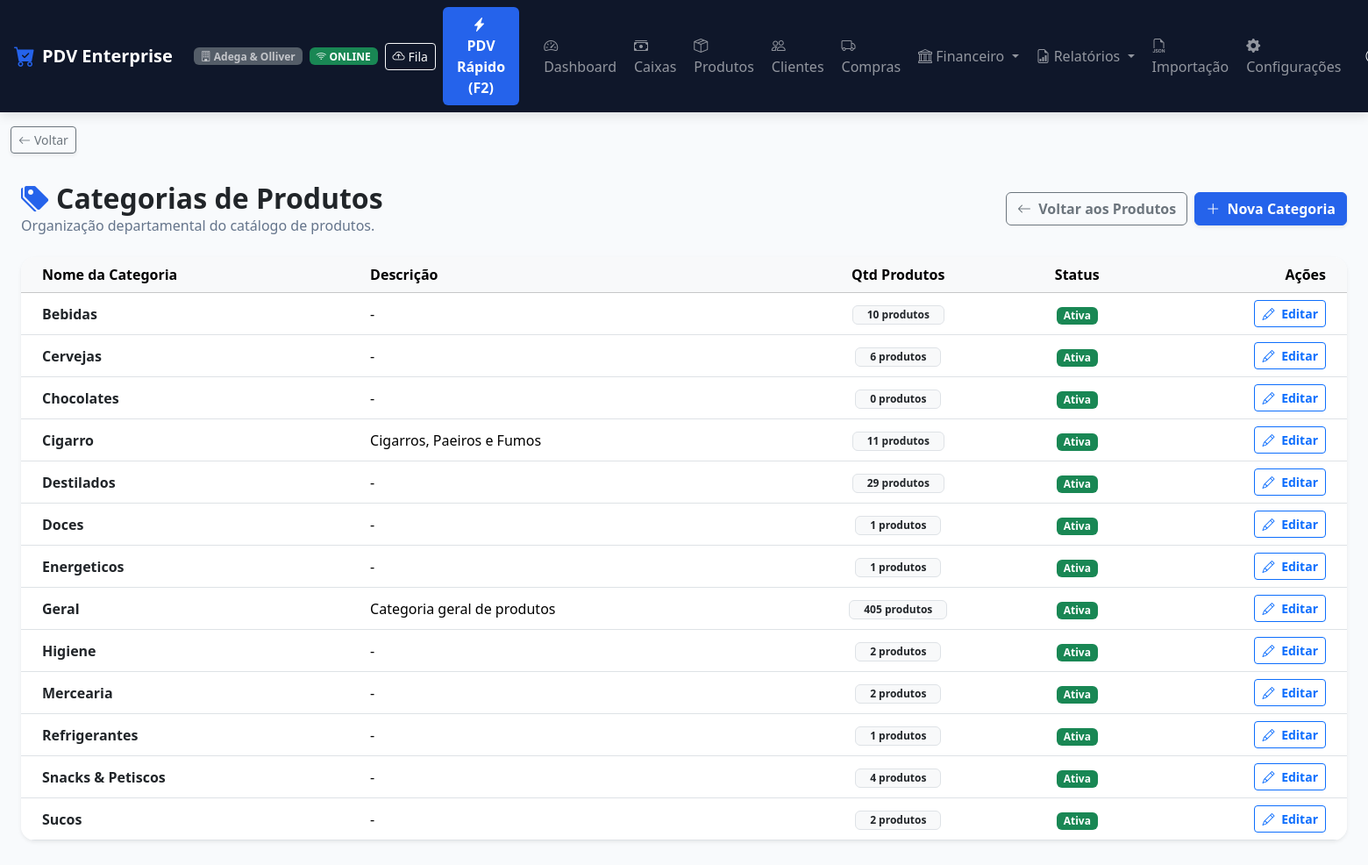
The page /produtos/categorias/ (signed in) on the database its author committed.
### apps/usuarios/models.py (models this page shows, shortened)
class Usuario(AbstractUser):
    CARGO_CHOICES = [
        ('ADMIN', 'Administrador'),
        ('GERENTE', 'Gerente'),
        ('OPERADOR', 'Operador de Caixa'),
        ('ESTOQUISTA', 'Estoquista'),
        ('FINANCEIRO', 'Financeiro'),
    ]
    empresa = models.ForeignKey(
        'empresas.Empresa',
        on_delete=models.CASCADE,
        related_name='usuarios',
        verbose_name='Empresa',
        null=True,
        blank=True
    )
    cargo = models.CharField('Cargo', max_length=20, choices=CARGO_CHOICES, default='OPERADOR')
    pin_caixa = models.CharField('PIN de Caixa (4 a 6 dígitos)', max_length=10, blank=True)
    telefone = models.CharField('Telefone', max_length=20, blank=True)
    limite_desconto_pct = models.DecimalField(
        'Limite de Desconto (%)', max_digits=5, decimal_places=2, default=0.00,
        help_text='Percentual máximo de desconto que este usuário pode aplicar (0 = sem limite definido).'
    )
    class Meta:
        verbose_name = 'Usuário'
        verbose_name_plural = 'Usuários'
    @property
    def is_admin(self):
        return self.cargo == 'ADMIN' or self.is_superuser
    @property
    def is_administrador(self):
        return self.is_admin
    @property
    def pode_visualizar_auditoria(self):
        return self.cargo in ('ADMIN', 'GERENTE') or self.is_superuser

### apps/empresas/models.py (models this page shows, shortened)
class Empresa(models.Model):
    razao_social = models.CharField('Razão Social', max_length=200, blank=True, default='')
    nome_fantasia = models.CharField('Nome Fantasia', max_length=200, blank=True, default='')
    cnpj = models.CharField('CNPJ', max_length=20, unique=True)
    inscricao_estadual = models.CharField('Inscrição Estadual', max_length=50, blank=True)
    telefone = models.CharField('Telefone', max_length=20, blank=True)
    whatsapp = models.CharField('WhatsApp', max_length=20, blank=True)
    email = models.EmailField('E-mail', blank=True)
    endereco = models.CharField('Endereço Completo', max_length=255, blank=True)
    cidade = models.CharField('Cidade', max_length=100, blank=True)
    estado = models.CharField('Estado (UF)', max_length=2, blank=True)
    logo = models.ImageField('Logo da Empresa', upload_to='logos/', null=True, blank=True)
    cor_fundo_cabecalho = models.CharField('Cor Fundo Cabeçalho', max_length=20, default='#dc2626')
    cor_texto_cabecalho = models.CharField('Cor Texto Cabeçalho', max_length=20, default='#ffffff')
    cor_destaque = models.CharField('Cor de Destaque', max_length=20, default='#16a34a')
    cor_fundo_geral = models.CharField('Cor Fundo Geral', max_length=20, default='#f8fafc')
    cor_fundo_paineis = models.CharField('Cor Fundo Painéis', max_length=20, default='#ffffff')
    ativo = models.BooleanField('Ativo', default=True)
    created_at = models.DateTimeField('Criado em', auto_now_add=True)
    updated_at = models.DateTimeField('Atualizado em', auto_now=True)
    class Meta:
        verbose_name = 'Empresa'
        verbose_name_plural = 'Empresas'

### apps/produtos/models.py (models this page shows, shortened)
class Categoria(TenantModelMixin):
    nome = models.CharField('Nome da Categoria', max_length=100)
    descricao = models.TextField('Descrição', blank=True)
    ativo = models.BooleanField('Ativo', default=True)
    class Meta:
        verbose_name = 'Categoria'
        verbose_name_plural = 'Categorias'
        unique_together = ['empresa', 'nome']

### apps/produtos/views.py (the view)
# urls.py: path('categorias/', categorias_list, name='categorias_list'),
@login_required
def categorias_list(request):
    empresa = request.tenant or request.user.empresa
    categorias = Categoria.objects.filter(empresa=empresa).order_by('nome')
    return render(request, 'produtos/categorias_list.html', {'categorias': categorias})

### apps/core/models.py (called while the page is built)
def get_current_tenant():
    return getattr(_thread_locals, 'tenant', None)

def set_current_tenant(tenant):
    _thread_locals.tenant = tenant

def clear_current_tenant():
    if hasattr(_thread_locals, 'tenant'):
        del _thread_locals.tenant

    def get_queryset(self):
        qs = TenantQuerySet(self.model, using=self._db)
        tenant = get_current_tenant()
        if tenant:
            return qs.filter(empresa=tenant)
        return qs

### apps/empresas/context_processors.py (called while the page is built, shortened)
def configuracao_visual_context(request):
    empresa = getattr(request, 'tenant', None)
    if not empresa and hasattr(request, 'user') and request.user.is_authenticated:
        empresa = getattr(request.user, 'empresa', None)
    if empresa:
        config = getattr(empresa, 'configuracao_visual', None)
        if not config:
            config = empresa.get_configuracao_visual()
        return {
            'config_visual': config,
            'css_variables': config.to_css_variables()
        }

### templates/produtos/categorias_list.html (shortened to what this page needs)
{% extends 'base.html' %}
{% block content %}
<div class="container-fluid py-3">
    <div class="d-flex justify-content-between align-items-center mb-4 flex-wrap gap-2">
        <div>
            <h2 class="fw-bold text-dark mb-0"><i class="bi bi-tags-fill text-primary me-2"></i>Categorias de Produtos</h2>
            <p class="text-muted mb-0">Organização departamental do catálogo de produtos.</p>
        </div>
        <div class="d-flex gap-2">
            <a href="{% url 'produtos_list' %}" class="btn btn-outline-secondary fw-bold">
                <i class="bi bi-arrow-left me-1"></i> Voltar aos Produtos
            </a>
            <a href="{% url 'categoria_nova' %}" class="btn btn-primary fw-bold shadow-sm">
                <i class="bi bi-plus-lg me-1"></i> Nova Categoria
            </a>
        </div>
    </div>
    <div class="card card-custom p-0 border-0 shadow-sm rounded-4 overflow-hidden mb-4">
        <div class="table-responsive">
            <table class="table table-hover align-middle mb-0">
                <thead class="table-light">
                    <tr>
                        <th class="ps-4">Nome da Categoria</th>
                        <th>Descrição</th>
                        <th class="text-center">Qtd Produtos</th>
                        <th class="text-center">Status</th>
                        <th class="text-end pe-4">Ações</th>
                    </tr>
                </thead>
                <tbody>
                    {% for cat in categorias %}
                    <tr>
                        <td class="ps-4">
                            <strong class="text-dark fs-6">{{ cat.nome }}</strong>
                        </td>
                        <td>{{ cat.descricao|default:"-" }}</td>
                        <td class="text-center"><span class="badge bg-light text-dark border px-3 py-1">{{ cat.produtos.count }} produtos</span></td>
                        <td class="text-center">
                            {% if cat.ativo %}
                                <span class="badge bg-success">Ativa</span>
                            {% else %}
                                <span class="badge bg-secondary">Inativa</span>
                            {% endif %}
                        </td>
                        <td class="text-end pe-4">
                            <a href="{% url 'categoria_editar' cat.id %}" class="btn btn-sm btn-outline-primary fw-bold" title="Editar Categoria">
                                <i class="bi bi-pencil me-1"></i> Editar
                            </a>
                        </td>
                    </tr>
                    {% empty %}
                    <tr>
                        <td colspan="5" class="text-center text-muted py-5">Nenhuma categoria cadastrada.</td>
                    </tr>
                    {% endfor %}
                </tbody>
            </table>
        </div>
    </div>
</div>
{% endblock %}

### templates/components/navbar.html (shortened to what this page needs)
{% if request.resolver_match.url_name == 'pdv_front' %}
<nav class="navbar navbar-expand navbar-dark navbar-custom sticky-top px-3">
    <div class="container-fluid p-0 d-flex justify-content-between align-items-center">
        <div class="d-flex align-items-center gap-2">
            <a class="navbar-brand fw-bold text-white d-flex align-items-center gap-2 mb-0" href="{% url 'dashboard' %}">
                <i class="bi bi-cart-check-fill text-primary fs-4"></i>
                <span>PDV Enterprise</span>
            </a>
            <span class="badge bg-secondary opacity-75 d-none d-md-inline-block">
                <i class="bi bi-building"></i> {{ request.user.empresa.nome_fantasia|default:"Multiempresa" }}
            </span>
            <span id="network-status-badge" class="badge bg-success ms-1">
                <i class="bi bi-wifi"></i> ONLINE
            </span>
            <button class="btn btn-sm btn-outline-light ms-1 d-flex align-items-center gap-1" type="button" onclick="abrirModalFilaOffline()" title="Ver Fila de Vendas Offline">
                <i class="bi bi-cloud-arrow-up"></i> <span class="d-none d-sm-inline">Fila</span>
                <span id="sync-status-badge" class="badge bg-warning text-dark" style="display:none;">0</span>
            </button>
        </div>
        <div class="d-flex align-items-center gap-2">
            <a href="{% url 'dashboard' %}" class="btn btn-outline-light btn-sm fw-bold d-flex align-items-center gap-1" title="Ir para o Dashboard / Tela Inicial">
                <i class="bi bi-house-door-fill text-warning"></i> <span>Início</span>
            </a>
            <a href="{% url 'caixas_list' %}" class="btn btn-warning btn-sm fw-bold d-flex align-items-center gap-1 text-dark" title="Ir para o Módulo de Caixa">
                <i class="bi bi-cash-stack"></i> <span>Caixa</span>
            </a>
            <div class="dropdown ms-2">
                <a class="nav-link dropdown-toggle fw-semibold text-light py-1 px-2 border border-secondary rounded" href="#" data-bs-toggle="dropdown">
                    <i class="bi bi-person-circle me-1"></i> {{ user.get_full_name|default:user.username }}
                </a>
                <ul class="dropdown-menu dropdown-menu-end shadow">
                    <li><span class="dropdown-item-text text-muted small">Cargo: {{ user.get_cargo_display }}</span></li>
                    <li><hr class="dropdown-divider"></li>
                    <li><a class="dropdown-item text-danger" href="{% url 'logout' %}"><i class="bi bi-box-arrow-right me-2"></i>Sair</a></li>
                </ul>
            </div>
        </div>
    </div>
</nav>
{% else %}
<nav class="navbar navbar-expand-lg navbar-dark navbar-custom sticky-top px-3">
    <a class="navbar-brand fw-bold text-white d-flex align-items-center gap-2" href="{% url 'dashboard' %}">
        <i class="bi bi-cart-check-fill text-primary fs-4"></i>
        <span>PDV Enterprise</span>
    </a>
    <span class="badge bg-secondary ms-2 opacity-75 d-none d-md-inline-block">
        <i class="bi bi-building"></i> {{ request.user.empresa.nome_fantasia|default:"Multiempresa" }}
    </span>
    <span id="network-status-badge" class="badge bg-success ms-2">
        <i class="bi bi-wifi"></i> ONLINE
    </span>
    <button class="btn btn-sm btn-outline-light ms-2 d-flex align-items-center gap-1" type="button" onclick="abrirModalFilaOffline()" title="Ver Fila de Vendas Offline">
        <i class="bi bi-cloud-arrow-up"></i> <span class="d-none d-sm-inline">Fila</span>
    </button>
    <div class="collapse navbar-collapse" id="navbarNav">
        <ul class="navbar-nav ms-auto align-items-center gap-1">
            <li class="nav-item">
                <a class="nav-link btn btn-primary text-white fw-bold px-3 ms-2 me-3" href="{% url 'pdv_front' %}">
                    <i class="bi bi-lightning-charge-fill me-1"></i> PDV Rápido (F2)
                </a>
            </li>
            <li class="nav-item">
                <a class="nav-link" href="{% url 'dashboard' %}"><i class="bi bi-speedometer2"></i> Dashboard</a>
            </li>
            <li class="nav-item">
                <a class="nav-link" href="{% url 'caixas_list' %}"><i class="bi bi-cash-stack"></i> Caixas</a>
            </li>
            <li class="nav-item">
                <a class="nav-link" href="{% url 'produtos_list' %}"><i class="bi bi-box-seam"></i> Produtos</a>
            </li>
            <li class="nav-item">
                <a class="nav-link" href="{% url 'clientes_list' %}"><i class="bi bi-people"></i> Clientes</a>
            </li>
            <li class="nav-item">
                <a class="nav-link" href="{% url 'compras_list' %}"><i class="bi bi-truck"></i> Compras</a>
            </li>
            <li class="nav-item dropdown">
                <a class="nav-link dropdown-toggle" href="#" id="finDropdown" role="button" data-bs-toggle="dropdown">
                    <i class="bi bi-bank"></i> Financeiro
                </a>
            </li>
            <li class="nav-item dropdown">
                <a class="nav-link dropdown-toggle" href="#" id="relatDropdown" role="button" data-bs-toggle="dropdown">
                    <i class="bi bi-file-earmark-bar-graph"></i> Relatórios
                </a>
            </li>
            <li class="nav-item">
                <a class="nav-link" href="{% url 'importacao_hub' %}" title="Importação de Dados JSON">
                    <i class="bi bi-filetype-json"></i> <span class="d-lg-none d-xl-inline">Importação</span>
                </a>
            </li>
            <li class="nav-item">
                <a class="nav-link" href="{% url 'configuracoes' %}" title="Configurações do Sistema">
                    <i class="bi bi-gear-fill"></i> <span class="d-lg-none d-xl-inline">Configurações</span>
                </a>
            </li>
            <li class="nav-item dropdown ms-2">
                <a class="nav-link dropdown-toggle fw-semibold text-light" href="#" data-bs-toggle="dropdown">
                    <i class="bi bi-person-circle"></i> {{ user.get_full_name|default:user.username }}
                </a>
            </li>
        </ul>
    </div>
</nav>
{% endif %}

### static/css/custom.css (style rules this page uses)
:root { --primary-color: var(--cor-principal, #2563eb); --secondary-color: var(--cor-secundaria, #475569); --bg-main: var(--cor-fundo, #f8fafc); --card-bg: var(--cor-cards, #ffffff); --border-color: #e2e8f0; }
body { background-color: var(--cor-fundo, var(--bg-main, #f8fafc)) !important; font-family: 'Segoe UI', system-ui, -apple-system, sans-serif; color: var(--cor-texto, #1e293b); }
.navbar-custom { background: var(--cor-menu-sidebar, linear-gradient(135deg, #0f172a 0%, #1e293b 100%)) !important; box-shadow: 0 4px 12px rgba(0,0,0,0.1); }
.card-custom { background-color: var(--cor-cards, var(--card-bg, #ffffff)) !important; border: 1px solid var(--border-color); border-radius: 12px; box-shadow: 0 4px 6px -1px rgba(0, 0, 0, 0.05); transition: transform 0.2s, box-shadow 0.2s; }
.btn-primary, .btn-primary:hover, .btn-primary:active, .btn-primary:focus { background-color: var(--cor-botoes, var(--cor-principal, #2563eb)) !important; border-color: var(--cor-botoes, var(--cor-principal, #2563eb)) !important; }
.text-primary { color: var(--cor-principal, #2563eb) !important; }
.text-muted { color: var(--cor-texto-secundario, #64748b) !important; }
a { color: var(--cor-links, var(--cor-principal, #2563eb)); }

### rows shown on the page
Usuario: user.empresa.nome_fantasia "Adega & Olliver"
Categoria: nome "Bebidas", descricao "-", produtos.count "10", ativo "Ativa"
Categoria: nome "Cervejas", descricao "-", produtos.count "6", ativo "Ativa"
Categoria: nome "Chocolates", descricao "-", produtos.count "0", ativo "Ativa"
Categoria: nome "Cigarro", descricao "Cigarros, Paeiros e Fumos", produtos.count "11", ativo "Ativa"
Categoria: nome "Destilados", descricao "-", produtos.count "29", ativo "Ativa"
Categoria: nome "Doces", descricao "-", produtos.count "1", ativo "Ativa"
Categoria: nome "Energeticos", descricao "-", produtos.count "1", ativo "Ativa"
Categoria: nome "Geral", descricao "Categoria geral de produtos", produtos.count "405", ativo "Ativa"
Categoria: nome "Higiene", descricao "-", produtos.count "2", ativo "Ativa"
Categoria: nome "Mercearia", descricao "-", produtos.count "2", ativo "Ativa"
Categoria: nome "Refrigerantes", descricao "-", produtos.count "1", ativo "Ativa"
Categoria: nome "Snacks & Petiscos", descricao "-", produtos.count "4", ativo "Ativa"
Categoria: nome "Sucos", descricao "-", produtos.count "2", ativo "Ativa"
